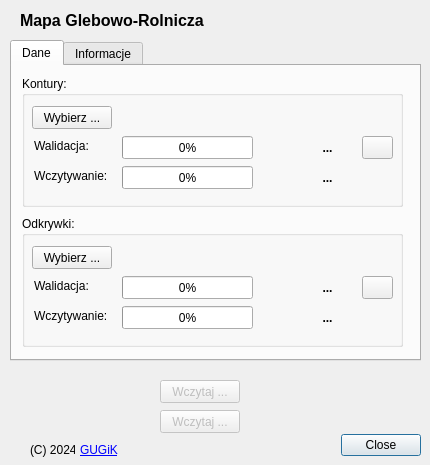
<?xml version="1.0" encoding="UTF-8"?>
<ui version="4.0">
 <class>MapaGlebowoRolniczaDialogBase</class>
 <widget class="QDialog" name="MapaGlebowoRolniczaDialogBase">
  <property name="geometry">
   <rect>
    <x>0</x>
    <y>0</y>
    <width>430</width>
    <height>465</height>
   </rect>
  </property>
  <property name="windowTitle">
   <string>Mapa Glebowo-Rolnicza</string>
  </property>
  <widget class="QDialogButtonBox" name="button_box">
   <property name="geometry">
    <rect>
     <x>190</x>
     <y>430</y>
     <width>231</width>
     <height>31</height>
    </rect>
   </property>
   <property name="orientation">
    <enum>Qt::Horizontal</enum>
   </property>
   <property name="standardButtons">
    <set>QDialogButtonBox::Close</set>
   </property>
  </widget>
  <widget class="QLabel" name="labelGugikLogo">
   <property name="geometry">
    <rect>
     <x>10</x>
     <y>370</y>
     <width>121</width>
     <height>71</height>
    </rect>
   </property>
   <property name="text">
    <string/>
   </property>
   <property name="pixmap">
    <pixmap>GUGiK_logo.png</pixmap>
   </property>
  </widget>
  <widget class="QLabel" name="labelGugikLink">
   <property name="geometry">
    <rect>
     <x>80</x>
     <y>440</y>
     <width>41</width>
     <height>20</height>
    </rect>
   </property>
   <property name="text">
    <string>&lt;a href=&quot;https://www.gov.pl/web/gugik/&quot;&gt;GUGiK&lt;/a&gt;</string>
   </property>
   <property name="alignment">
    <set>Qt::AlignLeading|Qt::AlignLeft|Qt::AlignVCenter</set>
   </property>
   <property name="openExternalLinks">
    <bool>true</bool>
   </property>
  </widget>
  <widget class="QLabel" name="labelGugikRightsReserved">
   <property name="geometry">
    <rect>
     <x>30</x>
     <y>440</y>
     <width>45</width>
     <height>20</height>
    </rect>
   </property>
   <property name="text">
    <string>(C) 2024</string>
   </property>
   <property name="alignment">
    <set>Qt::AlignLeading|Qt::AlignLeft|Qt::AlignVCenter</set>
   </property>
   <property name="openExternalLinks">
    <bool>true</bool>
   </property>
  </widget>
  <widget class="QTabWidget" name="tabWidget">
   <property name="geometry">
    <rect>
     <x>10</x>
     <y>40</y>
     <width>411</width>
     <height>321</height>
    </rect>
   </property>
   <property name="currentIndex">
    <number>0</number>
   </property>
   <widget class="QWidget" name="tabMain">
    <attribute name="title">
     <string>Dane</string>
    </attribute>
    <widget class="QGroupBox" name="groupOdkrywki">
     <property name="geometry">
      <rect>
       <x>10</x>
       <y>150</y>
       <width>381</width>
       <height>131</height>
      </rect>
     </property>
     <property name="title">
      <string>Odkrywki:</string>
     </property>
     <widget class="QPushButton" name="pushButtonSelectOdkrywkiGml">
      <property name="geometry">
       <rect>
        <x>10</x>
        <y>30</y>
        <width>80</width>
        <height>23</height>
       </rect>
      </property>
      <property name="text">
       <string>Wybierz ...</string>
      </property>
     </widget>
     <widget class="QLabel" name="labelOdkrywkiValidateResult">
      <property name="geometry">
       <rect>
        <x>240</x>
        <y>60</y>
        <width>131</width>
        <height>23</height>
       </rect>
      </property>
      <property name="font">
       <font>
        <pointsize>9</pointsize>
        <weight>75</weight>
        <bold>true</bold>
       </font>
      </property>
      <property name="text">
       <string>...</string>
      </property>
      <property name="alignment">
       <set>Qt::AlignCenter</set>
      </property>
     </widget>
     <widget class="QLabel" name="labelOdkrywkiLoadResult">
      <property name="geometry">
       <rect>
        <x>240</x>
        <y>90</y>
        <width>131</width>
        <height>23</height>
       </rect>
      </property>
      <property name="font">
       <font>
        <pointsize>9</pointsize>
        <weight>75</weight>
        <bold>true</bold>
       </font>
      </property>
      <property name="text">
       <string>...</string>
      </property>
      <property name="alignment">
       <set>Qt::AlignCenter</set>
      </property>
     </widget>
     <widget class="QProgressBar" name="progressBarOdkrywkiValidation">
      <property name="enabled">
       <bool>true</bool>
      </property>
      <property name="geometry">
       <rect>
        <x>100</x>
        <y>60</y>
        <width>131</width>
        <height>23</height>
       </rect>
      </property>
      <property name="value">
       <number>0</number>
      </property>
     </widget>
     <widget class="QProgressBar" name="progressBarOdkrywkiLoad">
      <property name="enabled">
       <bool>true</bool>
      </property>
      <property name="geometry">
       <rect>
        <x>100</x>
        <y>90</y>
        <width>131</width>
        <height>23</height>
       </rect>
      </property>
      <property name="value">
       <number>0</number>
      </property>
     </widget>
     <widget class="QPushButton" name="pushButtonOdkrywkiErrors">
      <property name="geometry">
       <rect>
        <x>340</x>
        <y>60</y>
        <width>31</width>
        <height>23</height>
       </rect>
      </property>
      <property name="text">
       <string/>
      </property>
     </widget>
     <widget class="QLabel" name="labelOdkrywkiOpenResult">
      <property name="geometry">
       <rect>
        <x>100</x>
        <y>30</y>
        <width>271</width>
        <height>23</height>
       </rect>
      </property>
      <property name="font">
       <font>
        <pointsize>9</pointsize>
        <weight>75</weight>
        <bold>true</bold>
       </font>
      </property>
      <property name="text">
       <string/>
      </property>
      <property name="openExternalLinks">
       <bool>false</bool>
      </property>
     </widget>
     <widget class="QLabel" name="labelOdkrywkiValidacja">
      <property name="geometry">
       <rect>
        <x>12</x>
        <y>60</y>
        <width>81</width>
        <height>20</height>
       </rect>
      </property>
      <property name="text">
       <string notr="true">Walidacja:</string>
      </property>
      <property name="alignment">
       <set>Qt::AlignLeading|Qt::AlignLeft|Qt::AlignVCenter</set>
      </property>
     </widget>
     <widget class="QLabel" name="labelOdkrywkiLoad">
      <property name="geometry">
       <rect>
        <x>12</x>
        <y>90</y>
        <width>81</width>
        <height>20</height>
       </rect>
      </property>
      <property name="text">
       <string notr="true">Wczytywanie:</string>
      </property>
      <property name="alignment">
       <set>Qt::AlignLeading|Qt::AlignLeft|Qt::AlignVCenter</set>
      </property>
     </widget>
    </widget>
    <widget class="QGroupBox" name="groupKontury">
     <property name="geometry">
      <rect>
       <x>10</x>
       <y>10</y>
       <width>381</width>
       <height>131</height>
      </rect>
     </property>
     <property name="title">
      <string>Kontury:</string>
     </property>
     <widget class="QPushButton" name="pushButtonSelectKonturyGml">
      <property name="geometry">
       <rect>
        <x>10</x>
        <y>30</y>
        <width>80</width>
        <height>23</height>
       </rect>
      </property>
      <property name="text">
       <string>Wybierz ...</string>
      </property>
     </widget>
     <widget class="QLabel" name="labelKonturyValidateResult">
      <property name="enabled">
       <bool>true</bool>
      </property>
      <property name="geometry">
       <rect>
        <x>240</x>
        <y>60</y>
        <width>131</width>
        <height>23</height>
       </rect>
      </property>
      <property name="font">
       <font>
        <pointsize>9</pointsize>
        <weight>75</weight>
        <bold>true</bold>
       </font>
      </property>
      <property name="layoutDirection">
       <enum>Qt::LeftToRight</enum>
      </property>
      <property name="text">
       <string>...</string>
      </property>
      <property name="alignment">
       <set>Qt::AlignCenter</set>
      </property>
     </widget>
     <widget class="QLabel" name="labelKonturyLoadResult">
      <property name="geometry">
       <rect>
        <x>240</x>
        <y>90</y>
        <width>131</width>
        <height>23</height>
       </rect>
      </property>
      <property name="font">
       <font>
        <pointsize>9</pointsize>
        <weight>75</weight>
        <bold>true</bold>
       </font>
      </property>
      <property name="text">
       <string>...</string>
      </property>
      <property name="alignment">
       <set>Qt::AlignCenter</set>
      </property>
     </widget>
     <widget class="QProgressBar" name="progressBarKonturyValidation">
      <property name="enabled">
       <bool>true</bool>
      </property>
      <property name="geometry">
       <rect>
        <x>100</x>
        <y>60</y>
        <width>131</width>
        <height>23</height>
       </rect>
      </property>
      <property name="value">
       <number>0</number>
      </property>
     </widget>
     <widget class="QProgressBar" name="progressBarKonturyLoad">
      <property name="enabled">
       <bool>true</bool>
      </property>
      <property name="geometry">
       <rect>
        <x>100</x>
        <y>90</y>
        <width>131</width>
        <height>23</height>
       </rect>
      </property>
      <property name="value">
       <number>0</number>
      </property>
     </widget>
     <widget class="QPushButton" name="pushButtonKonturyErrors">
      <property name="geometry">
       <rect>
        <x>340</x>
        <y>60</y>
        <width>31</width>
        <height>23</height>
       </rect>
      </property>
      <property name="text">
       <string/>
      </property>
     </widget>
     <widget class="QLabel" name="labelKonturyOpenResult">
      <property name="geometry">
       <rect>
        <x>100</x>
        <y>30</y>
        <width>271</width>
        <height>23</height>
       </rect>
      </property>
      <property name="font">
       <font>
        <pointsize>9</pointsize>
        <weight>75</weight>
        <bold>true</bold>
       </font>
      </property>
      <property name="text">
       <string/>
      </property>
     </widget>
     <widget class="QLabel" name="labelKonturyValidacja">
      <property name="geometry">
       <rect>
        <x>12</x>
        <y>60</y>
        <width>81</width>
        <height>20</height>
       </rect>
      </property>
      <property name="text">
       <string notr="true">Walidacja:</string>
      </property>
      <property name="alignment">
       <set>Qt::AlignLeading|Qt::AlignLeft|Qt::AlignVCenter</set>
      </property>
     </widget>
     <widget class="QLabel" name="labelKonturyLoad">
      <property name="geometry">
       <rect>
        <x>12</x>
        <y>90</y>
        <width>81</width>
        <height>20</height>
       </rect>
      </property>
      <property name="text">
       <string notr="true">Wczytywanie:</string>
      </property>
      <property name="alignment">
       <set>Qt::AlignLeading|Qt::AlignLeft|Qt::AlignVCenter</set>
      </property>
     </widget>
    </widget>
   </widget>
   <widget class="QWidget" name="tabInfo">
    <attribute name="title">
     <string>Informacje</string>
    </attribute>
    <widget class="QLabel" name="labelInfoName">
     <property name="geometry">
      <rect>
       <x>10</x>
       <y>20</y>
       <width>101</width>
       <height>20</height>
      </rect>
     </property>
     <property name="text">
      <string>Nazwa wtyczki:</string>
     </property>
     <property name="alignment">
      <set>Qt::AlignRight|Qt::AlignTrailing|Qt::AlignVCenter</set>
     </property>
    </widget>
    <widget class="QLabel" name="labelInfoNameValue">
     <property name="geometry">
      <rect>
       <x>160</x>
       <y>20</y>
       <width>231</width>
       <height>16</height>
      </rect>
     </property>
     <property name="font">
      <font>
       <weight>75</weight>
       <bold>true</bold>
      </font>
     </property>
     <property name="text">
      <string>Mapa Glebowo-Rolnicza</string>
     </property>
     <property name="alignment">
      <set>Qt::AlignLeading|Qt::AlignLeft|Qt::AlignVCenter</set>
     </property>
    </widget>
    <widget class="QLabel" name="labelInfoDescription">
     <property name="geometry">
      <rect>
       <x>10</x>
       <y>50</y>
       <width>101</width>
       <height>31</height>
      </rect>
     </property>
     <property name="text">
      <string>Opis wtyczki:</string>
     </property>
     <property name="alignment">
      <set>Qt::AlignRight|Qt::AlignTrailing|Qt::AlignVCenter</set>
     </property>
    </widget>
    <widget class="QLabel" name="labelInfoDescriptionValue1">
     <property name="geometry">
      <rect>
       <x>160</x>
       <y>50</y>
       <width>231</width>
       <height>31</height>
      </rect>
     </property>
     <property name="font">
      <font>
       <weight>50</weight>
       <bold>false</bold>
      </font>
     </property>
     <property name="text">
      <string>Wtyczka umożliwia wczytanie plików GML daynych glebowo-rolniczych do projektu QGIS</string>
     </property>
     <property name="alignment">
      <set>Qt::AlignLeading|Qt::AlignLeft|Qt::AlignVCenter</set>
     </property>
     <property name="wordWrap">
      <bool>true</bool>
     </property>
    </widget>
    <widget class="QLabel" name="labelInfoDescriptionValue2">
     <property name="geometry">
      <rect>
       <x>160</x>
       <y>80</y>
       <width>231</width>
       <height>31</height>
      </rect>
     </property>
     <property name="font">
      <font>
       <weight>50</weight>
       <bold>false</bold>
      </font>
     </property>
     <property name="text">
      <string>Wczytane dane otrzymują stylizację zgodnie z zasadami tworzenia map gelobowo-rolniczych.</string>
     </property>
     <property name="alignment">
      <set>Qt::AlignLeading|Qt::AlignLeft|Qt::AlignVCenter</set>
     </property>
     <property name="wordWrap">
      <bool>true</bool>
     </property>
    </widget>
    <widget class="QLabel" name="labelInfoVersion">
     <property name="geometry">
      <rect>
       <x>10</x>
       <y>120</y>
       <width>101</width>
       <height>20</height>
      </rect>
     </property>
     <property name="text">
      <string>Wersja wtyczki:</string>
     </property>
     <property name="alignment">
      <set>Qt::AlignRight|Qt::AlignTrailing|Qt::AlignVCenter</set>
     </property>
    </widget>
    <widget class="QLabel" name="labelInfoVersionValue">
     <property name="geometry">
      <rect>
       <x>160</x>
       <y>120</y>
       <width>231</width>
       <height>16</height>
      </rect>
     </property>
     <property name="font">
      <font>
       <weight>75</weight>
       <bold>true</bold>
      </font>
     </property>
     <property name="text">
      <string>1.0.2</string>
     </property>
     <property name="alignment">
      <set>Qt::AlignLeading|Qt::AlignLeft|Qt::AlignVCenter</set>
     </property>
    </widget>
    <widget class="QLabel" name="labelInfoRepoLink">
     <property name="geometry">
      <rect>
       <x>10</x>
       <y>150</y>
       <width>101</width>
       <height>20</height>
      </rect>
     </property>
     <property name="text">
      <string>Repozytorium kodu:</string>
     </property>
     <property name="alignment">
      <set>Qt::AlignRight|Qt::AlignTrailing|Qt::AlignVCenter</set>
     </property>
    </widget>
    <widget class="QLabel" name="labelInfoRepoLinkValue">
     <property name="geometry">
      <rect>
       <x>160</x>
       <y>150</y>
       <width>231</width>
       <height>16</height>
      </rect>
     </property>
     <property name="font">
      <font>
       <weight>75</weight>
       <bold>true</bold>
      </font>
     </property>
     <property name="text">
      <string>&lt;a href=&quot;https://github.com/GlownyUrzadGeodezjiIKartografii/mapa_glebowo_rolnicza&quot;&gt;GitHub&lt;/a&gt;</string>
     </property>
     <property name="alignment">
      <set>Qt::AlignLeading|Qt::AlignLeft|Qt::AlignVCenter</set>
     </property>
     <property name="openExternalLinks">
      <bool>true</bool>
     </property>
    </widget>
    <widget class="QLabel" name="labelInfoRepoIssueLink">
     <property name="geometry">
      <rect>
       <x>10</x>
       <y>180</y>
       <width>101</width>
       <height>20</height>
      </rect>
     </property>
     <property name="text">
      <string>Zgłaszanie błędów:</string>
     </property>
     <property name="alignment">
      <set>Qt::AlignRight|Qt::AlignTrailing|Qt::AlignVCenter</set>
     </property>
    </widget>
    <widget class="QLabel" name="labelInfoRepoIssueLinkValue">
     <property name="geometry">
      <rect>
       <x>160</x>
       <y>180</y>
       <width>231</width>
       <height>16</height>
      </rect>
     </property>
     <property name="font">
      <font>
       <weight>75</weight>
       <bold>true</bold>
      </font>
     </property>
     <property name="text">
      <string>&lt;a href=&quot;https://github.com/GlownyUrzadGeodezjiIKartografii/mapa_glebowo_rolnicza/issues&quot;&gt;GitHub Issues&lt;/a&gt;</string>
     </property>
     <property name="alignment">
      <set>Qt::AlignLeading|Qt::AlignLeft|Qt::AlignVCenter</set>
     </property>
     <property name="openExternalLinks">
      <bool>true</bool>
     </property>
    </widget>
    <widget class="QLabel" name="labelInfoLicence">
     <property name="geometry">
      <rect>
       <x>10</x>
       <y>210</y>
       <width>101</width>
       <height>20</height>
      </rect>
     </property>
     <property name="text">
      <string>Licencja:</string>
     </property>
     <property name="alignment">
      <set>Qt::AlignRight|Qt::AlignTrailing|Qt::AlignVCenter</set>
     </property>
    </widget>
    <widget class="QLabel" name="labelInfoLicenceValue">
     <property name="geometry">
      <rect>
       <x>160</x>
       <y>210</y>
       <width>231</width>
       <height>16</height>
      </rect>
     </property>
     <property name="font">
      <font>
       <weight>75</weight>
       <bold>true</bold>
      </font>
     </property>
     <property name="text">
      <string>&lt;a href=&quot;https://www.gnu.org/licenses/gpl-3.0.html&quot;&gt;GNU GPL v3.0&lt;/a&gt;</string>
     </property>
     <property name="alignment">
      <set>Qt::AlignLeading|Qt::AlignLeft|Qt::AlignVCenter</set>
     </property>
     <property name="openExternalLinks">
      <bool>true</bool>
     </property>
    </widget>
    <widget class="QLabel" name="labelInfoOwner">
     <property name="geometry">
      <rect>
       <x>10</x>
       <y>240</y>
       <width>101</width>
       <height>20</height>
      </rect>
     </property>
     <property name="text">
      <string>Właściciel:</string>
     </property>
     <property name="alignment">
      <set>Qt::AlignRight|Qt::AlignTrailing|Qt::AlignVCenter</set>
     </property>
    </widget>
    <widget class="QLabel" name="labelInfoOwnerValue">
     <property name="geometry">
      <rect>
       <x>160</x>
       <y>240</y>
       <width>231</width>
       <height>16</height>
      </rect>
     </property>
     <property name="font">
      <font>
       <weight>75</weight>
       <bold>true</bold>
      </font>
     </property>
     <property name="text">
      <string>Główny Urząd Geodezji i Kartografii</string>
     </property>
     <property name="alignment">
      <set>Qt::AlignLeading|Qt::AlignLeft|Qt::AlignVCenter</set>
     </property>
    </widget>
   </widget>
  </widget>
  <widget class="QLabel" name="labelTitle">
   <property name="geometry">
    <rect>
     <x>20</x>
     <y>10</y>
     <width>391</width>
     <height>21</height>
    </rect>
   </property>
   <property name="font">
    <font>
     <pointsize>12</pointsize>
     <weight>75</weight>
     <bold>true</bold>
    </font>
   </property>
   <property name="text">
    <string>Mapa Glebowo-Rolnicza</string>
   </property>
  </widget>
  <widget class="QPushButton" name="pushButtonKonturyLoad">
   <property name="enabled">
    <bool>false</bool>
   </property>
   <property name="geometry">
    <rect>
     <x>160</x>
     <y>380</y>
     <width>80</width>
     <height>23</height>
    </rect>
   </property>
   <property name="text">
    <string>Wczytaj ...</string>
   </property>
  </widget>
  <widget class="QPushButton" name="pushButtonOdkrywkiLoad">
   <property name="enabled">
    <bool>false</bool>
   </property>
   <property name="geometry">
    <rect>
     <x>160</x>
     <y>410</y>
     <width>80</width>
     <height>23</height>
    </rect>
   </property>
   <property name="text">
    <string>Wczytaj ...</string>
   </property>
  </widget>
 </widget>
 <resources/>
 <connections>
  <connection>
   <sender>button_box</sender>
   <signal>accepted()</signal>
   <receiver>MapaGlebowoRolniczaDialogBase</receiver>
   <slot>accept()</slot>
   <hints>
    <hint type="sourcelabel">
     <x>20</x>
     <y>20</y>
    </hint>
    <hint type="destinationlabel">
     <x>20</x>
     <y>20</y>
    </hint>
   </hints>
  </connection>
  <connection>
   <sender>button_box</sender>
   <signal>rejected()</signal>
   <receiver>MapaGlebowoRolniczaDialogBase</receiver>
   <slot>reject()</slot>
   <hints>
    <hint type="sourcelabel">
     <x>20</x>
     <y>20</y>
    </hint>
    <hint type="destinationlabel">
     <x>20</x>
     <y>20</y>
    </hint>
   </hints>
  </connection>
  <connection>
   <sender>pushButtonSelectOdkrywkiGml</sender>
   <signal>clicked()</signal>
   <receiver>MapaGlebowoRolniczaDialogBase</receiver>
   <slot>on_select_odkrywki_gml()</slot>
   <hints>
    <hint type="sourcelabel">
     <x>354</x>
     <y>61</y>
    </hint>
    <hint type="destinationlabel">
     <x>199</x>
     <y>149</y>
    </hint>
   </hints>
  </connection>
  <connection>
   <sender>pushButtonSelectKonturyGml</sender>
   <signal>clicked()</signal>
   <receiver>MapaGlebowoRolniczaDialogBase</receiver>
   <slot>on_select_kontury_gml()</slot>
   <hints>
    <hint type="sourcelabel">
     <x>69</x>
     <y>230</y>
    </hint>
    <hint type="destinationlabel">
     <x>189</x>
     <y>255</y>
    </hint>
   </hints>
  </connection>
  <connection>
   <sender>pushButtonKonturyLoad</sender>
   <signal>clicked()</signal>
   <receiver>MapaGlebowoRolniczaDialogBase</receiver>
   <slot>on_load_kontury()</slot>
   <hints>
    <hint type="sourcelabel">
     <x>69</x>
     <y>290</y>
    </hint>
    <hint type="destinationlabel">
     <x>189</x>
     <y>255</y>
    </hint>
   </hints>
  </connection>
  <connection>
   <sender>pushButtonOdkrywkiLoad</sender>
   <signal>clicked()</signal>
   <receiver>MapaGlebowoRolniczaDialogBase</receiver>
   <slot>on_load_odkrywki()</slot>
   <hints>
    <hint type="sourcelabel">
     <x>69</x>
     <y>111</y>
    </hint>
    <hint type="destinationlabel">
     <x>189</x>
     <y>255</y>
    </hint>
   </hints>
  </connection>
  <connection>
   <sender>pushButtonKonturyErrors</sender>
   <signal>clicked()</signal>
   <receiver>MapaGlebowoRolniczaDialogBase</receiver>
   <slot>on_kontury_errors_download()</slot>
   <hints>
    <hint type="sourcelabel">
     <x>365</x>
     <y>51</y>
    </hint>
    <hint type="destinationlabel">
     <x>203</x>
     <y>169</y>
    </hint>
   </hints>
  </connection>
  <connection>
   <sender>pushButtonOdkrywkiErrors</sender>
   <signal>clicked()</signal>
   <receiver>MapaGlebowoRolniczaDialogBase</receiver>
   <slot>on_odkrywki_errors_download()</slot>
   <hints>
    <hint type="sourcelabel">
     <x>365</x>
     <y>191</y>
    </hint>
    <hint type="destinationlabel">
     <x>203</x>
     <y>169</y>
    </hint>
   </hints>
  </connection>
 </connections>
 <slots>
  <slot>on_select_odkrywki_gml()</slot>
  <slot>on_validate_odkrywki()</slot>
  <slot>on_select_kontury_gml()</slot>
  <slot>on_validate_kontury()</slot>
  <slot>on_load_odkrywki()</slot>
  <slot>on_load_kontury()</slot>
  <slot>on_kontury_errors_download()</slot>
  <slot>on_odkrywki_errors_download()</slot>
 </slots>
</ui>
